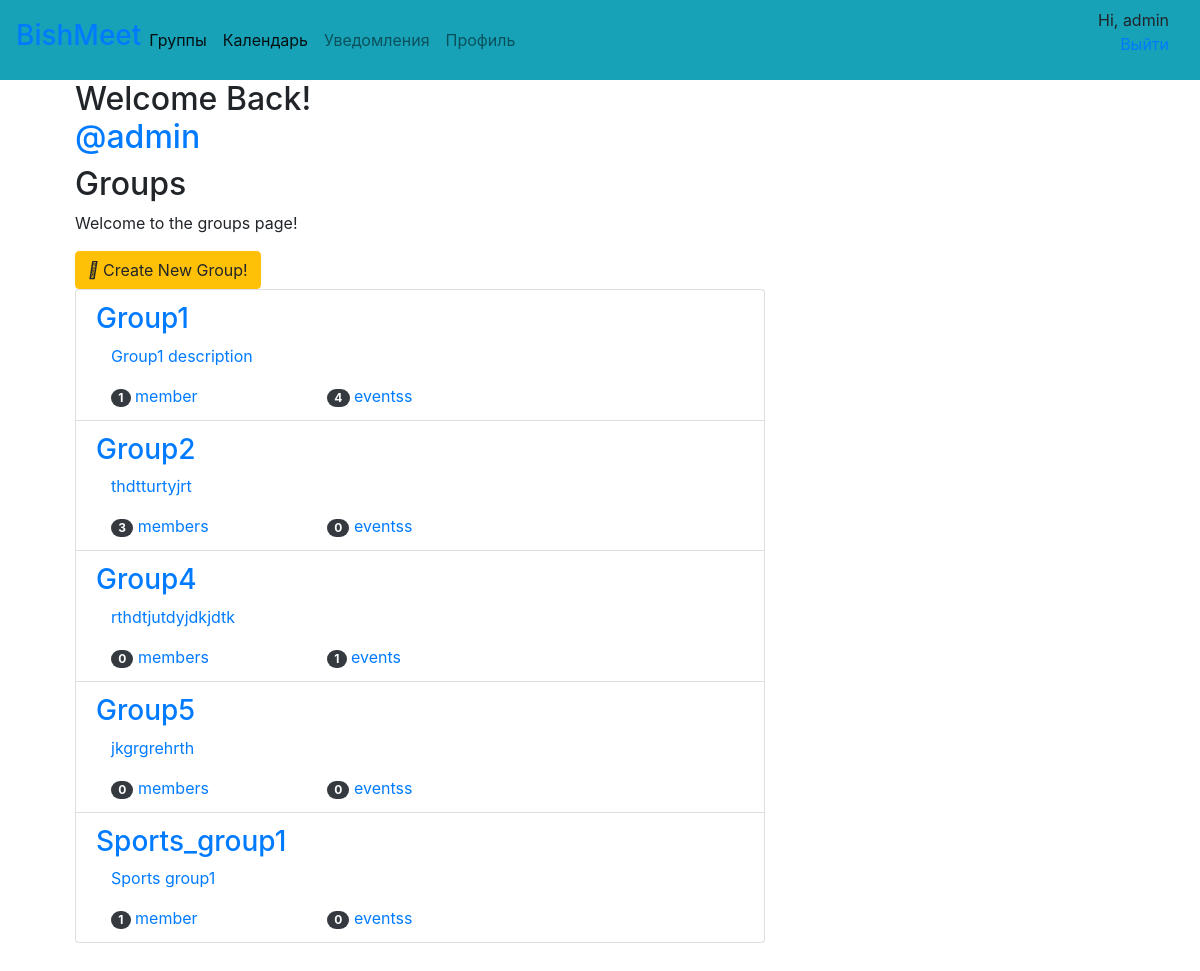
Screenshot of /groups/ (signed in) with the database file from the repository.
### groups/models.py (models this page shows, shortened)
class Group(models.Model):
    name =  models.CharField(max_length=255, unique=True)
    slug = models.SlugField(allow_unicode=True, unique=True)
    description = models.TextField(blank=True,default='')
    description_html = models.TextField(editable=False, default='', blank=True)
    category = models.ForeignKey(Category, on_delete=models.CASCADE, related_name='groups')
    members = models.ManyToManyField(User, through='GroupMember')
    class Meta:
        ordering = ['name']

### groups/views.py (the view)
# urls.py: path('', ListGroups.as_view(), name='all'),
class ListGroups(LoginRequiredMixin, generic.ListView):
    model = Group
    template_name = 'groups/group_list.html'
    context_object_name = 'groups'
    paginate_by = 10
    def get_queryset(self):
        if self.request.user.is_superuser:
            return Group.objects.all()
        else:
            return Group.objects.all()

### groups/templates/groups/group_list.html
{% extends "groups/group_base.html" %}
{% block pregroup %}
<div class="col-md-4">
  <div class="content">
    {% if user.is_authenticated %}
    <h2>Welcome Back! <a href="{% url 'events:for_user' username=user.username %}">@{{user.username}}</a></h2>
    {% endif %}
    <h2>Groups</h2>
    <p>Welcome to the groups page!</p>
  </div>
  {% if user.is_authenticated %}
  <a href="{% url 'groups:create' %}" class="btn btn-md btn-fill btn-warning"><i class="fas fa-plus-circle"></i></i> Create New Group!</a>
  {% endif %}
</div>
{% endblock %}
{% block group_content %}
<div class="col-md-8">
  <div class="list-group">
    {% for group in object_list %}
    <a class="list-group-item" href="{% url 'groups:single' slug=group.slug %}">
      <h3 class="title list-group-item-heading">{{group.name}}</h3>
      <div class="list-group-item-text container-fluid">
        {{group.description_html|safe}}
        <div class="row">
            <div class="col-md-4">
              <span class="badge badge-pill badge-dark">{{group.members.count}}</span>
              member{{group.members.count|pluralize}}
            </div>
            <div class="col-md-4">
              <span class="badge badge-pill badge-dark">{{group.events.count}}</span>
              events{{group.events.count|pluralize}}
            </div>
        </div>
      </div>
    </a>
    {% endfor %}
  </div>
</div>
<br><br><br>
{% endblock %}

### templates/base.html (shortened to what this page needs)
{% load static %}
<!DOCTYPE html>
<html lang="en">
    <head>
        <link rel="stylesheet" href="./src/css/bootstrap-reboot.min.css">
        <link rel="stylesheet" href="./src/css/bootstrap-grid.min.css">
        <link rel="stylesheet" href="https://stackpath.bootstrapcdn.com/bootstrap/4.5.0/css/bootstrap.min.css">
        <link rel="stylesheet" href="https://stackpath.bootstrapcdn.com/font-awesome/4.7.0/css/font-awesome.min.css">
    </head>
<body>
    <nav class="navbar navbar-expand-lg navbar-light bg-info sticky-top">
        <h3 class="logo_text"><a href="{% url 'home' %}"> BishMeet </a></h3>
            <ul class="navbar-nav mr-auto">
                <li class="nav-item active">
                    <a class="nav-item nav-link" href="{% url 'groups:all' %}"> Группы </a>
                </li>
                <li class="nav-item active">
                    <a class="nav-item nav-link" href="{% url 'events:event-list' %}"> Календарь </a>
                </li>
                <li class="nav-item">
                    <a class="nav-link" href="{% url 'actions:notification_list' %}"> Уведомления </a>
                </li>
                <li class="nav-item">
                    <a class="nav-link" href="{% url 'userprofile:edit' %}"> Профиль </a>
                </li>
            </ul>
            <div class="col-3 .p-r-20 text-right">
                {% if user.is_authenticated %}
                    Hi, {{ user.username }}
                    <p><a href="{% url 'logout' %}"> Выйти </a></p>
                {% else %}
                    <p>You are not logged in</p>
                    <a class="menu_items_text"><a href="{% url 'login' %}"> Войти </a>
                    <a class="menu_items_text"><a href="{% url 'accounts:signup' %}"> Зарегистрироваться </a>
                {% endif %}
            </div>
    </nav>
    {% block content %}
    {% endblock %}
</body>
</html>

### rows the page displays
Group: name "Group1", description_html "Group1 description", members.count "1", events.count "4"
Group: name "Group2", description_html "thdtturtyjrt", members.count "3", events.count "0"
Group: name "Group4", description_html "rthdtjutdyjdkjdtk", members.count "0", events.count "1"
Group: name "Group5", description_html "jkgrgrehrth", members.count "0", events.count "0"
Group: name "Sports_group1", description_html "Sports group1", members.count "1", events.count "0"

### other values shown
{{ user.username }} "admin"
